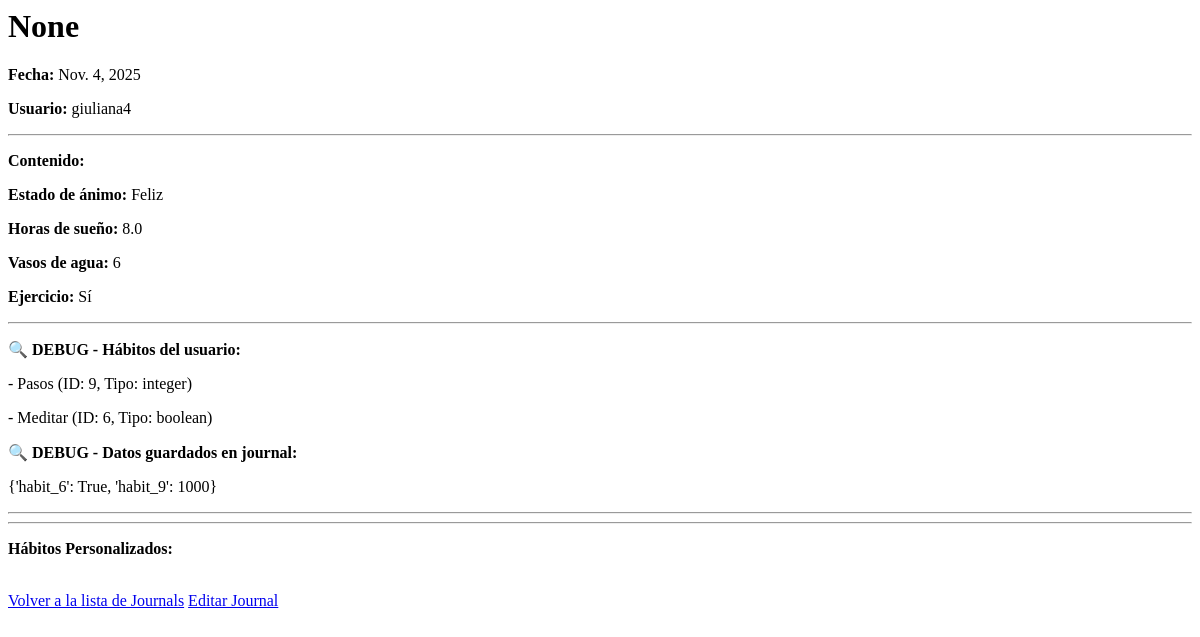
The app's page /journals/39/ (signed in), older data.
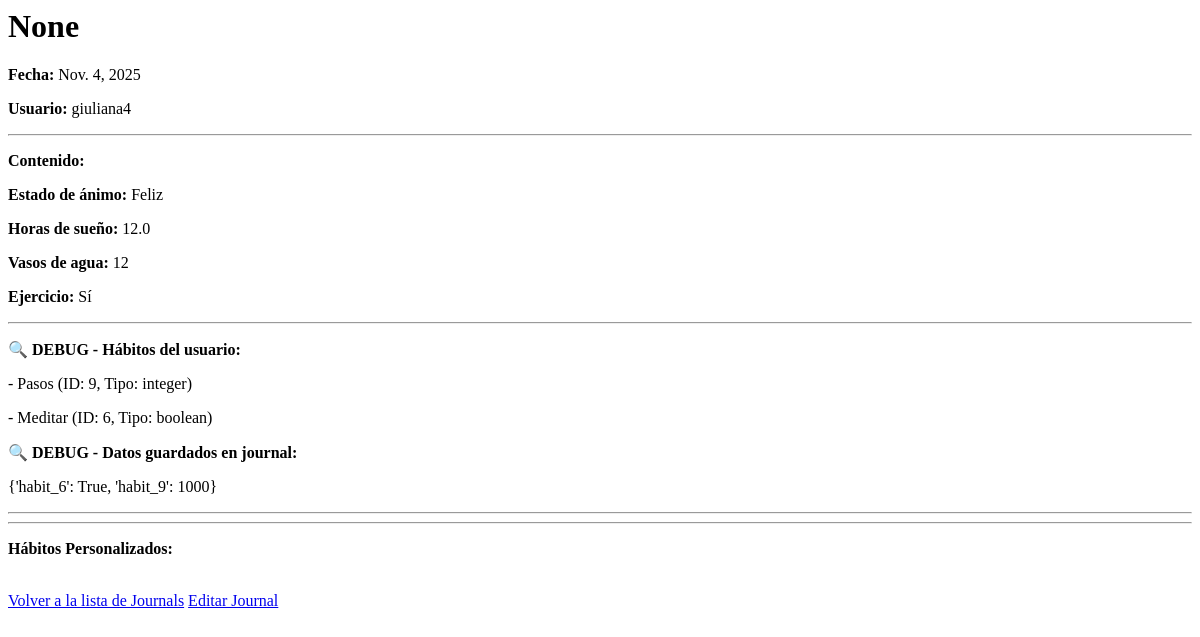
The same page, newer data.
### bullet_journal/models.py (models this page shows, shortened)
class Journal(models.Model):
    user = models.ForeignKey(User, on_delete=models.CASCADE)
    date = models.DateField()
    mood = models.CharField(max_length=50)
    sleep_hours = models.FloatField(null=True)
    water_glasses = models.IntegerField(null=True)
    exercise = models.BooleanField(default=False)
    image = models.ImageField(upload_to='journal_images/', null=True, blank=True)
    title = models.CharField(max_length=200, blank=True, null=True)
    diary_entry = models.TextField(blank=True, null=True)
    diary_image = models.ImageField(upload_to='diary_images/', null=True, blank=True)
    custom_habits_data = models.JSONField(default=dict, blank=True)
    class Meta:
        unique_together = ('user', 'date')

### bullet_journal/views/journal_views.py (the view)
# urls.py: path('journals/<int:pk>/', journal_detail, name='journal_detail'),
@login_required
def journal_detail(request, pk):
    journal = get_object_or_404(Journal, pk=pk, user=request.user)
    user_habits = CustomHabit.objects.filter(user=request.user)
    return render(request, 'bullet_journal/journal/detail.html', {
        'journal': journal,
        'user_habits': user_habits
        })

### bullet_journal/templates/bullet_journal/journal/detail.html (shortened to what this page needs)
<h1>{{ journal.title }}</h1>
<p><strong>Fecha:</strong> {{ journal.date }}</p>
<p><strong>Usuario:</strong> {{ journal.user.username }}</p>
<hr>
<p><strong>Contenido:</strong></p>
{% if journal.mood %}
<p><strong>Estado de ánimo:</strong> {{ journal.mood }}</p>
{% endif %}
{% if journal.sleep_hours %}
<p><strong>Horas de sueño:</strong> {{ journal.sleep_hours }}</p>
{% endif %}
{% if journal.water_glasses %}
<p><strong>Vasos de agua:</strong> {{ journal.water_glasses }}</p>
{% endif %}
<p><strong>Ejercicio:</strong> {% if journal.exercise %}Sí{% else %}No{% endif %}</p>
<hr>
<p><strong>🔍 DEBUG - Hábitos del usuario:</strong></p>
{% if user_habits %}
    {% for habit in user_habits %}
        <p>- {{ habit.name }} (ID: {{ habit.id }}, Tipo: {{ habit.type }})</p>
    {% endfor %}
{% else %}
    <p>No hay user_habits en el contexto</p>
{% endif %}
<p><strong>🔍 DEBUG - Datos guardados en journal:</strong></p>
{% if journal.custom_habits_data %}
    <p>{{ journal.custom_habits_data }}</p>
{% else %}
    <p>No hay custom_habits_data en este journal</p>
{% endif %}
<hr>
{% if journal.custom_habits_data %}
<hr>
<p><strong>Hábitos Personalizados:</strong></p>
{% endif %}
<a href="{% url 'journal_list' %}">Volver a la lista de Journals</a>
<a href="{% url 'journal_edit' journal.pk %}">Editar Journal</a>

Row changes from the older to the newer data that the page shows:
changed Journal "None": sleep_hours "8.0" → "12.0"; water_glasses "6" → "12"
